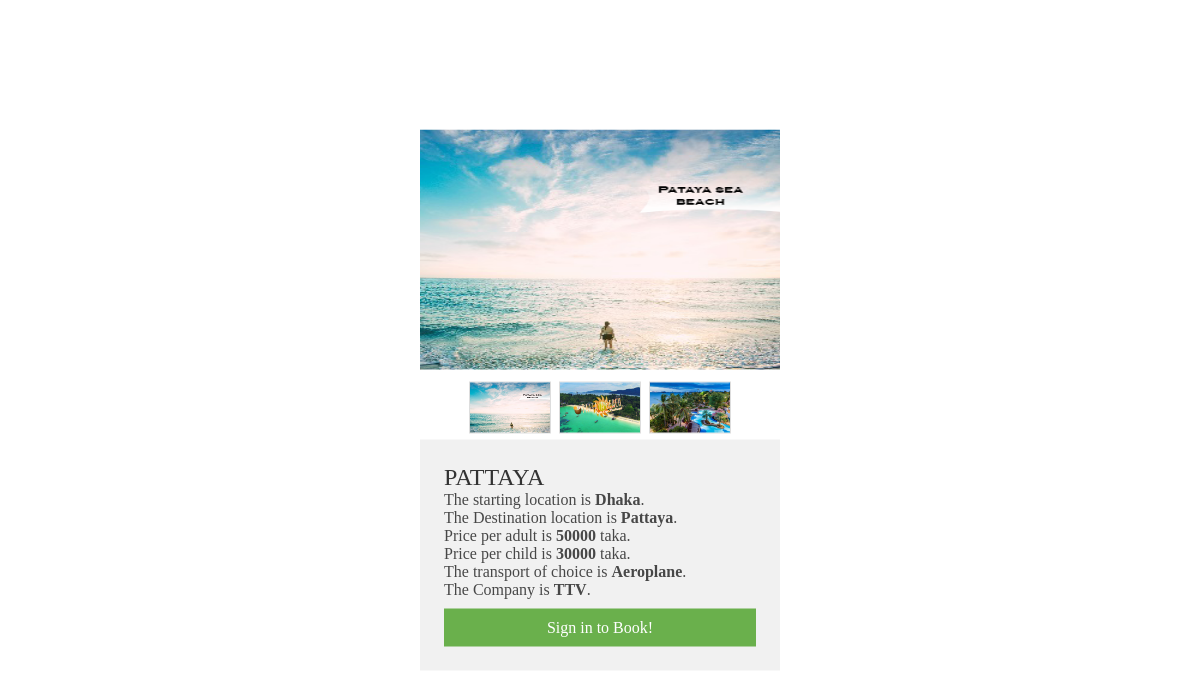
Page /book1.php?name=2001 on the committed database.
### tables this page shows
CREATE TABLE `pa_image` (
  `Pa_ID` int(11) NOT NULL,
  `Pa_img1` text NOT NULL,
  `Pa_img2` text NOT NULL,
  `Pa_img3` text NOT NULL
);

CREATE TABLE `package` (
  `Pa_ID` int(11) NOT NULL,
  `Pa_Name` varchar(20) NOT NULL,
  `Co_ID` int(11) NOT NULL,
  `Pa_Img` text NOT NULL,
  `Pa_Start` varchar(20) NOT NULL,
  `Pa_Destination` varchar(30) NOT NULL,
  `Pa_Price_Adult` int(11) NOT NULL,
  `Pa_Price_Child` int(11) NOT NULL,
  `T_ID` int(11) NOT NULL,
  `Seat_Left` int(11) NOT NULL,
  `Pa_Desc` text NOT NULL,
  `Pa_Visibility` tinyint(1) NOT NULL
);

CREATE TABLE `transport` (
  `T_ID` int(11) NOT NULL,
  `T_Type` varchar(20) NOT NULL,
  `Max_Seat` int(11) NOT NULL
);

CREATE TABLE `company` (
  `Co_ID` int(11) NOT NULL,
  `Co_Name` varchar(20) NOT NULL,
  `Co_Email` varchar(30) NOT NULL,
  `Co_Pass` varchar(100) NOT NULL,
  `Co_Address` varchar(20) NOT NULL,
  `Co_Ph_Number` varchar(14) NOT NULL
);

### book1.php (the view, shortened to what this page needs)
<!DOCTYPE html>
<html>
<head>
	<link rel="stylesheet" href="stylepkg.css">
</head>
<body>
<div class="card">
<div class="top-section">
<?php
$host = "localhost";
$dbusername = "root";
$dbpassword = "";
$dbname = "Travel_Agency";
$conn = new mysqli($host, $dbusername, $dbpassword, $dbname);
$paID = $_GET["name"];
$sql = "select Pa_Start, Pa_Destination, Co_ID, Pa_Price_Adult, Pa_Price_Child,T_Type
 	from package p, transport t
 	where Pa_ID = $paID and p.T_ID = t.T_ID;";
 	$result = mysqli_query($conn,$sql);
                $resultcheck = mysqli_num_rows($result);
                if($resultcheck>0)
                {
                	while ($row = mysqli_fetch_assoc($result)) {
                    $P_start = $row['Pa_Start'];
                    $P_Destination = $row['Pa_Destination'];
                    $P_Price_Adult = $row['Pa_Price_Adult'];
                    $P_Price_Child = $row['Pa_Price_Child'];
					$Tr_Type = $row['T_Type'];
					$Com_ID = $row['Co_ID'];
                }
            }
			$sql2 = "select Pa_ID,Pa_img1, Pa_img2, Pa_img3
			from pa_image where Pa_ID = $paID;";
			$r =  mysqli_query($conn,$sql2);
			$rcheck = mysqli_num_rows($r);
			if($rcheck>0)
                {
                	while ($row2 = mysqli_fetch_assoc($r)) {
                    $img1 = $row2['Pa_img1'];
                    $img2 = $row2['Pa_img2'];
                    $img3 = $row2['Pa_img3'];
                }
			}
			$sql3 = "select Co_Name from company where Co_ID = $Com_ID;";
			$rr =  mysqli_query($conn,$sql3);
			if($rcheck>0)
                {
                	while ($row3 = mysqli_fetch_assoc($rr)) {
                    $coname = $row3['Co_Name'];
                }
			}
?>
	<img id="image-container" src="<?php echo $img1;?>" alt="">
	<div class="nav">
	<img onclick= "change_img(this)" src="<?php echo $img1;?>">
	<img onclick= "change_img(this)" src="<?php echo $img2;?>">
	<img onclick= "change_img(this)" src="<?php echo $img3;?>">
	</div>
	</div>
<div class="product-info">
<div class="name"><?php  echo $P_Destination;?></div>
<div class="dis">
The starting location is     <b><?php  echo $P_start;?></b>.<br>
The Destination location is     <b><?php  echo $P_Destination;?></b>.<br>
Price per adult is     <b><?php echo $P_Price_Adult;?></b> taka.<br>
Price per child is     <b><?php echo $P_Price_Child;?></b> taka.<br>
The transport of choice is     <b><?php  echo $Tr_Type;?></b>.<br>
The Company  is     <b><?php  echo $coname;?></b>.<br>
</div>
<?php
if(isset($_SESSION['userID']))
{
	?>
	<a class="btn" href="reservation1.php?name=<?=$paID;?>">Book This Package</a>
	<?php
}
else
{
	echo '<a class="btn" href="signin1.php">Sign in to Book!</a>';
}
?>
</div>
</body>
</html>

### stylepkg.css (style rules this page uses)
* { margin: 0; padding: 0; text-decoration: none; font-family: montserrat; }
body { background: url(si.jpg) no-repeat; width: 100%; }
.card { width: 360px; background: #f1f1f1; position: absolute; top: 50%; left: 50%; transform: translate(-50%, -50%); }
.top-section { height: 310px; overflow: hidden; background: #fff; position: relative; }
#image-container { width: 360px; height: 240px; }
.nav { text-align: center; }
.nav img { width: 80px; height: 50px; border: 1px solid #ddd; margin: 8px 2px; cursor: pointer; transition: 0.3s; }
.product-info { padding: 24px; }
.name { text-transform: uppercase; font-size: 24px; color: #333; }
.dis { font-size: 16px; opacity: 0.7; }
.btn { display: block; background: #6ab04c; text-align: center; color: #fff; padding: 10px; margin-top: 10px; transition: 0.3s; }

### rows in the picture
pa_image: Pa_img1 (picture), Pa_img2 (picture), Pa_img3 (picture)
package: Pa_Destination "PATTAYA", Pa_Start "Dhaka", Pa_Destination "Pattaya", Pa_Price_Adult "50000", Pa_Price_Child "30000", T_ID.T_Type "Aeroplane"
company: Co_Name "TTV"
